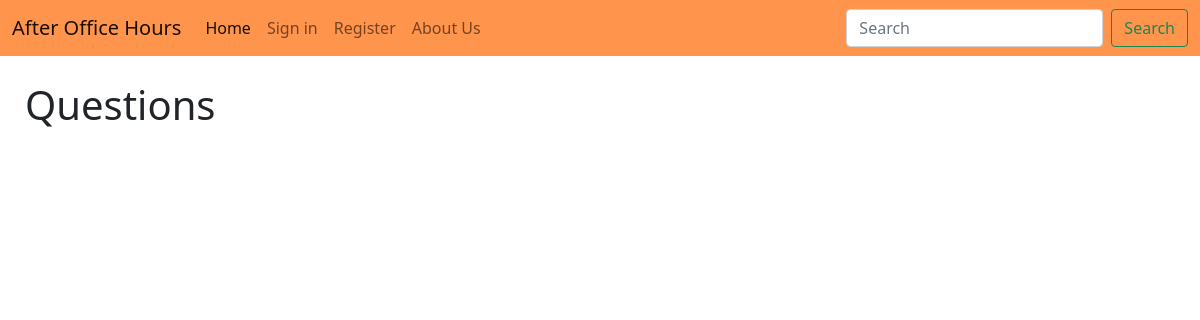
Before: / with the older database file.
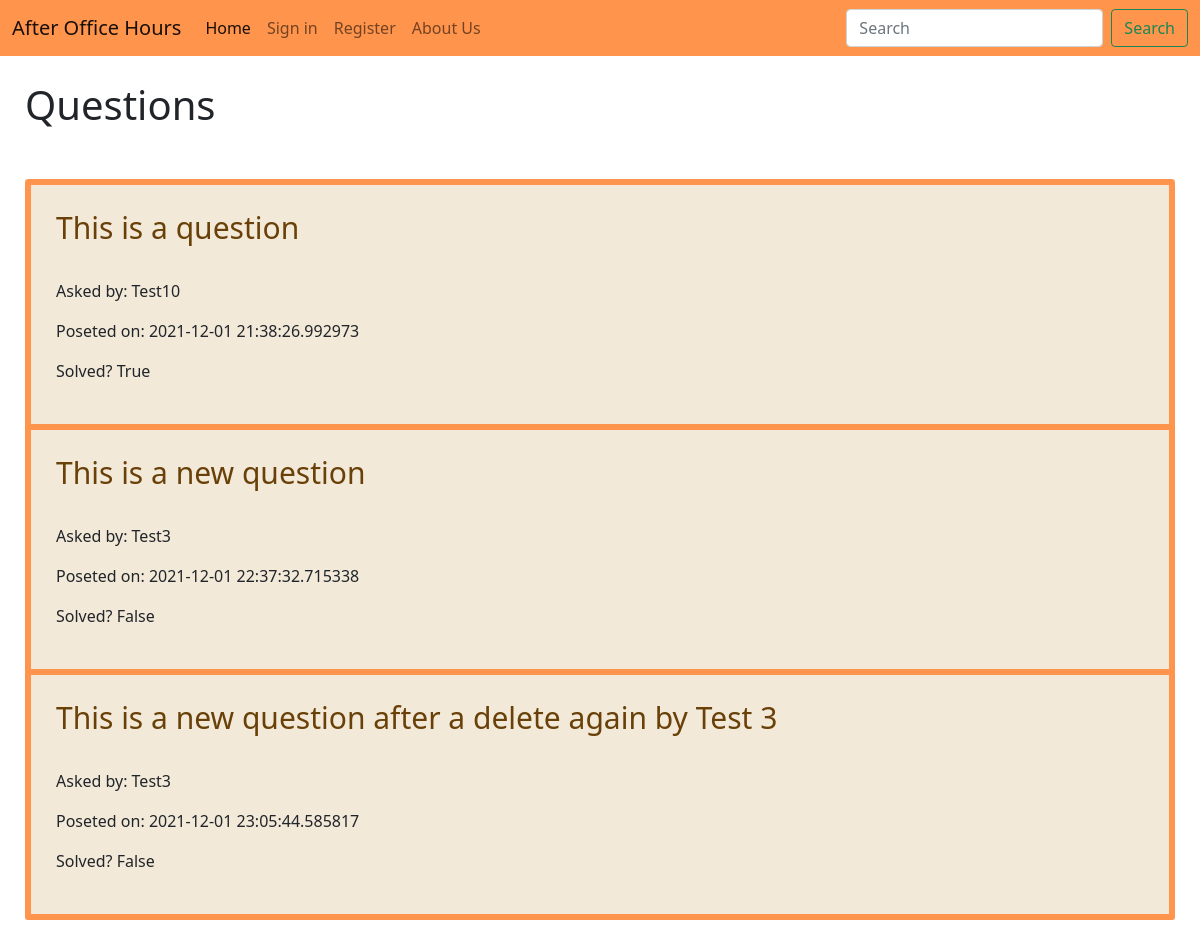
After: the same page with the newer database file.
### Question.py (models this page shows)
class Question(db.Model):
    id = db.Column(db.Integer, primary_key=True)
    q_text = db.Column(db.Text)
    asked_by_id = db.Column(db.Integer, db.ForeignKey('user.id'))
    post_time = db.Column(db.DateTime)
    solved = db.Column(db.Boolean)
    answers = db.relationship('Answer', backref='question', lazy = True)

class User(UserMixin, db.Model):
    id = db.Column(db.Integer, primary_key=True)
    username = db.Column(db.String(20), unique=True, nullable=False)
    email = db.Column(db.String(120), unique=True, nullable=False)
    password = db.Column(db.String(60), nullable=False)
    questions = db.relationship('Question', backref='author', lazy=True)

### Question.py (the view)
@app.route("/home/")
@app.route("/")
def home():
    questions = Question.query.all()
    users = User.query.all()
    context = {
        'questions' : questions,
        'users' : users
    }
    return render_template('home.html', **context)

### Templates/home.html (shortened to what this page needs)
<!DOCTYPE html>
<html>
<head>
	<link href="https://cdn.jsdelivr.net/npm/bootstrap@5.1.3/dist/css/bootstrap.min.css" rel="stylesheet">
	<link rel="stylesheet" href="{{ url_for('static', filename = 'website_style.css')}}">
</head>
<body>
    <nav class="navbar navbar-expand-lg navbar-light ">
      <div class="container-fluid">
        <a class="navbar-brand" href="/">After Office Hours</a>
        <div class="collapse navbar-collapse" id="navbarScroll">
          <ul class="navbar-nav me-auto my-2 my-lg-0 navbar-nav-scroll" style="--bs-scroll-height: 100px;">
            <li class="nav-item">
              <a class="nav-link active" aria-current="page" href="{{ url_for('home') }}">Home</a>
            </li>
            {% if not current_user.is_authenticated %}
            <li class="nav-item">
              <a class="nav-link"href="{{ url_for('login') }} ">Sign in</a>
            </li>
            <li class="nav-item">
              <a class="nav-link"href="{{ url_for('register') }} ">Register</a>
            </li>
            {%endif%}
              <a class="nav-link" href="{{ url_for('about') }} ">About Us</a>
          </ul>
          <form class="d-flex">
            <input class="form-control me-2" type="search" placeholder="Search" aria-label="Search">
            <button class="btn btn-outline-success" type="submit">Search</button>
          </form>
        </div>
      </div>
    </nav>
    {% block content %}
    <div class="welcome_page">
      <h1 id="question_header">Questions</h1>
    </div>
    <div class="home_asked_questions">
      <div class="row">
        <div class="col-lg-12">
          <div class="list-group">
            {%for question in questions%}
              {% for user in users%}
                  {% if user.id == question.asked_by_id %}
                  <a href="{{url_for('question', question_id = question.id)}}" class="list-group-item">
                  <h4 class="list-group-item-heading">{{ question.q_text }}</h4>
                  <p class="list-group-item-text">Asked by: {{ user.username}}</p>
                  <p class="list-group-item-text">Poseted on: {{ question.post_time }}</p>
                  <p class="list-group-item-text">Solved? {{ question.solved }}</p>
                  </a>
                  {%endif%}
                {%endfor%}
            {%endfor%}
          </div>
        </div>
      </div>
    </div>
    {% endblock content %}
  </body>
</html>

Changed rows visible on the page:
now on this page (row edited): Question: q_text "This is a question", post_time "2021-12-01 21:38:26.992973", solved "True"
now on this page (row edited): User: username "Test10"
now on this page (row edited): Question: q_text "This is a new question", post_time "2021-12-01 22:37:32.715338", solved "False"
now on this page (row edited): User: username "Test3"
now on this page (row edited): Question: q_text "This is a new question after a delete again by Test 3", post_time "2021-12-01 23:05:44.585817", solved "False"
